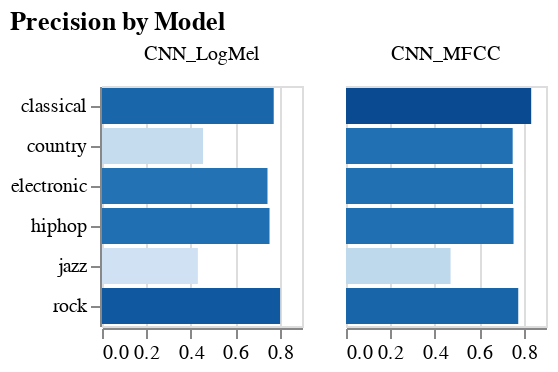

Notebook code cell kept with this figure:
### Code cell
alt.Chart(comparison_dfs['precision']).mark_bar().encode(
        x=alt.X('amount:Q', title=None),
        y=alt.Y('type:N', title=None),
        color=alt.Color('amount:Q', legend=None),
        column=alt.Column('index',
                        title=None)).transform_fold(as_=['type', 'amount'],
                                                    fold=genres).properties(
                                                        width=100,
                                                        title=f'Precision by Model')

### Figure 1 — Vega specification as saved in the notebook (floating-point values rounded to 4 significant figures)
{"$schema": "https://vega.github.io/schema/vega/v5.json", "data": [{"name": "source_0", "values": [{"index": "CNN_MFCC", "classical": 0.8333, "country": 0.75, "electronic": 0.7516, "hiphop": 0.7538, "jazz": 0.4706, "rock": 0.7751, "accuracy": 0.7619, "macro avg": 0.7224, "weighted avg": 0.7537, "type": "classical", "amount": 0.8333, "amount_start": 0.0, "amount_end": 0.8333}, {"index": "CNN_MFCC", "classical": 0.8333, "country": 0.75, "electronic": 0.7516, "hiphop": 0.7538, "jazz": 0.4706, "rock": 0.7751, "accuracy": 0.7619, "macro avg": 0.7224, "weighted avg": 0.7537, "type": "country", "amount": 0.75, "amount_start": 0.0, "amount_end": 0.75}, {"index": "CNN_MFCC", "classical": 0.8333, "country": 0.75, "electronic": 0.7516, "hiphop": 0.7538, "jazz": 0.4706, "rock": 0.7751, "accuracy": 0.7619, "macro avg": 0.7224, "weighted avg": 0.7537, "type": "electronic", "amount": 0.7516, "amount_start": 0.0, "amount_end": 0.7516}, {"index": "CNN_MFCC", "classical": 0.8333, "country": 0.75, "electronic": 0.7516, "hiphop": 0.7538, "jazz": 0.4706, "rock": 0.7751, "accuracy": 0.7619, "macro avg": 0.7224, "weighted avg": 0.7537, "type": "hiphop", "amount": 0.7538, "amount_start": 0.0, "amount_end": 0.7538}, {"index": "CNN_MFCC", "classical": 0.8333, "country": 0.75, "electronic": 0.7516, "hiphop": 0.7538, "jazz": 0.4706, "rock": 0.7751, "accuracy": 0.7619, "macro avg": 0.7224, "weighted avg": 0.7537, "type": "jazz", "amount": 0.4706, "amount_start": 0.0, "amount_end": 0.4706}, {"index": "CNN_MFCC", "classical": 0.8333, "country": 0.75, "electronic": 0.7516, "hiphop": 0.7538, "jazz": 0.4706, "rock": 0.7751, "accuracy": 0.7619, "macro avg": 0.7224, "weighted avg": 0.7537, "type": "rock", "amount": 0.7751, "amount_start": 0.0, "amount_end": 0.7751}, {"index": "CNN_LogMel", "classical": 0.7727, "country": 0.4545, "electronic": 0.7447, "hiphop": 0.7538, "jazz": 0.4314, "rock": 0.8015, "accuracy": 0.7679, "macro avg": 0.6598, "weighted avg": 0.7514, "type": "classical", "amount": 0.7727, "amount_start": 0.0, "amount_end": 0.7727}, {"index": "CNN_LogMel", "classical": 0.7727, "country": 0.4545, "electronic": 0.7447, "hiphop": 0.7538, "jazz": 0.4314, "rock": 0.8015, "accuracy": 0.7679, "macro avg": 0.6598, "weighted avg": 0.7514, "type": "country", "amount": 0.4545, "amount_start": 0.0, "amount_end": 0.4545}, {"index": "CNN_LogMel", "classical": 0.7727, "country": 0.4545, "electronic": 0.7447, "hiphop": 0.7538, "jazz": 0.4314, "rock": 0.8015, "accuracy": 0.7679, "macro avg": 0.6598, "weighted avg": 0.7514, "type": "electronic", "amount": 0.7447, "amount_start": 0.0, "amount_end": 0.7447}, {"index": "CNN_LogMel", "classical": 0.7727, "country": 0.4545, "electronic": 0.7447, "hiphop": 0.7538, "jazz": 0.4314, "rock": 0.8015, "accuracy": 0.7679, "macro avg": 0.6598, "weighted avg": 0.7514, "type": "hiphop", "amount": 0.7538, "amount_start": 0.0, "amount_end": 0.7538}, {"index": "CNN_LogMel", "classical": 0.7727, "country": 0.4545, "electronic": 0.7447, "hiphop": 0.7538, "jazz": 0.4314, "rock": 0.8015, "accuracy": 0.7679, "macro avg": 0.6598, "weighted avg": 0.7514, "type": "jazz", "amount": 0.4314, "amount_start": 0.0, "amount_end": 0.4314}, {"index": "CNN_LogMel", "classical": 0.7727, "country": 0.4545, "electronic": 0.7447, "hiphop": 0.7538, "jazz": 0.4314, "rock": 0.8015, "accuracy": 0.7679, "macro avg": 0.6598, "weighted avg": 0.7514, "type": "rock", "amount": 0.8015, "amount_start": 0.0, "amount_end": 0.8015}]}, {"name": "column_domain", "values": [{"index": "CNN_MFCC", "count": 6}, {"index": "CNN_LogMel", "count": 6}]}, {"name": "source_0_y_domain_type", "values": [{"type": "classical"}, {"type": "country"}, {"type": "electronic"}, {"type": "hiphop"}, {"type": "jazz"}, {"type": "rock"}]}, {"name": "source_0_color_domain_amount", "values": [{"min": 0.4314, "max": 0.8333}]}], "signals": [{"name": "child_width", "value": 100}, {"name": "y_step", "value": 20}, {"name": "child_height", "update": "bandspace(domain('y').length, 0.1, 0.05) * y_step"}], "marks": [{"type": "group", "name": "row_header", "encode": {"update": {"height": {"signal": "child_height"}}}, "axes": [{"scale": "y", "orient": "left", "zindex": 0, "grid": false}], "role": "row-header"}, {"type": "group", "name": "column_header", "from": {"data": "column_domain"}, "sort": {"field": "datum[\"index\"]", "order": "ascending"}, "encode": {"update": {"width": {"signal": "child_width"}}}, "title": {"text": {"signal": "isValid(parent[\"index\"]) ? parent[\"index\"] : \"\"+parent[\"index\"]"}, "frame": "group", "style": "guide-label", "offset": 10}, "role": "column-header"}, {"type": "group", "name": "column_footer", "from": {"data": "column_domain"}, "sort": {"field": "datum[\"index\"]", "order": "ascending"}, "encode": {"update": {"width": {"signal": "child_width"}}}, "axes": [{"scale": "x", "labelFlush": true, "orient": "bottom", "labelOverlap": true, "tickCount": {"signal": "ceil(child_width/40)"}, "zindex": 0, "grid": false}], "role": "column-footer"}, {"type": "group", "name": "cell", "from": {"facet": {"data": "source_0", "name": "facet", "groupby": ["index"]}}, "sort": {"field": ["datum[\"index\"]"], "order": ["ascending"]}, "encode": {"update": {"height": {"signal": "child_height"}, "width": {"signal": "child_width"}}}, "marks": [{"type": "rect", "name": "child_marks", "from": {"data": "facet"}, "encode": {"update": {"x2": {"field": "amount_start", "scale": "x"}, "fill": {"field": "amount", "scale": "color"}, "x": {"field": "amount_end", "scale": "x"}, "y": {"field": "type", "scale": "y"}, "height": {"signal": "max(0.25, bandwidth('y'))"}}}, "style": ["bar"]}], "axes": [{"scale": "x", "labels": false, "domain": false, "minExtent": 0, "aria": false, "grid": true, "maxExtent": 0, "zindex": 0, "gridScale": "y", "ticks": false, "orient": "bottom", "tickCount": {"signal": "ceil(child_width/40)"}}], "style": "cell"}], "scales": [{"name": "x", "type": "linear", "domain": {"data": "source_0", "fields": ["amount_start", "amount_end"]}, "range": [0, {"signal": "child_width"}], "nice": true, "zero": true}, {"name": "y", "type": "band", "domain": {"data": "source_0_y_domain_type", "field": "type", "sort": true}, "range": {"step": {"signal": "y_step"}}, "paddingOuter": 0.05, "paddingInner": 0.1}, {"name": "color", "type": "linear", "domain": [{"signal": "(data(\"source_0_color_domain_amount\")[0] || {}).min"}, {"signal": "(data(\"source_0_color_domain_amount\")[0] || {}).max"}], "range": "ramp", "interpolate": "hcl", "zero": false}], "title": {"text": "Precision by Model", "anchor": "start"}, "background": "white", "padding": 5, "layout": {"padding": 20, "columns": {"signal": "length(data('column_domain'))"}, "bounds": "full", "align": "all"}}
